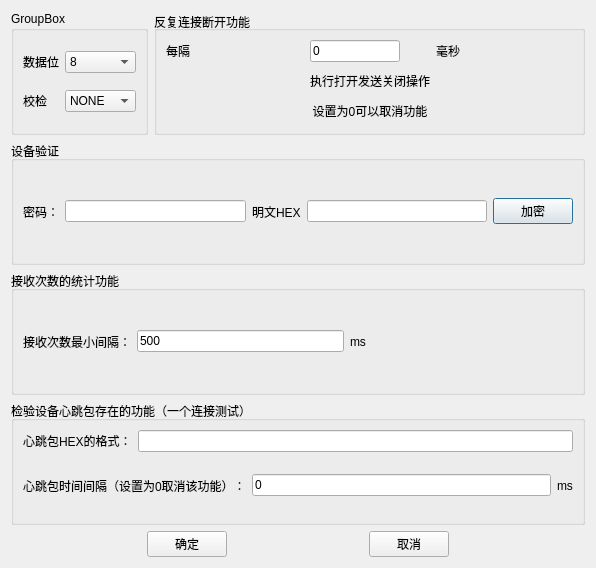
<?xml version="1.0" encoding="UTF-8"?>
<ui version="4.0">
 <class>advanceSetupDialog</class>
 <widget class="QDialog" name="advanceSetupDialog">
  <property name="geometry">
   <rect>
    <x>0</x>
    <y>0</y>
    <width>596</width>
    <height>568</height>
   </rect>
  </property>
  <property name="windowTitle">
   <string>Dialog</string>
  </property>
  <layout class="QGridLayout" name="gridLayout_2">
   <item row="0" column="1">
    <widget class="QGroupBox" name="groupBox_2">
     <property name="title">
      <string>反复连接断开功能</string>
     </property>
     <property name="alignment">
      <set>Qt::AlignLeading|Qt::AlignLeft|Qt::AlignVCenter</set>
     </property>
     <layout class="QGridLayout" name="gridLayout_5">
      <item row="1" column="1">
       <widget class="QLabel" name="label_7">
        <property name="text">
         <string>执行打开发送关闭操作</string>
        </property>
        <property name="alignment">
         <set>Qt::AlignCenter</set>
        </property>
       </widget>
      </item>
      <item row="0" column="1">
       <widget class="QLineEdit" name="gapTime">
        <property name="minimumSize">
         <size>
          <width>85</width>
          <height>0</height>
         </size>
        </property>
        <property name="maximumSize">
         <size>
          <width>90</width>
          <height>16777215</height>
         </size>
        </property>
        <property name="text">
         <string>0</string>
        </property>
       </widget>
      </item>
      <item row="2" column="1">
       <widget class="QLabel" name="label_8">
        <property name="text">
         <string>设置为0可以取消功能</string>
        </property>
        <property name="alignment">
         <set>Qt::AlignCenter</set>
        </property>
       </widget>
      </item>
      <item row="0" column="3">
       <widget class="QLabel" name="label_6">
        <property name="text">
         <string>毫秒</string>
        </property>
       </widget>
      </item>
      <item row="0" column="0">
       <widget class="QLabel" name="label_5">
        <property name="text">
         <string>每隔</string>
        </property>
       </widget>
      </item>
     </layout>
    </widget>
   </item>
   <item row="1" column="0" colspan="2">
    <widget class="QGroupBox" name="groupBox_3">
     <property name="title">
      <string>设备验证</string>
     </property>
     <layout class="QHBoxLayout" name="horizontalLayout_2">
      <item>
       <widget class="QLabel" name="label">
        <property name="text">
         <string>密码：</string>
        </property>
       </widget>
      </item>
      <item>
       <widget class="QLineEdit" name="passwd"/>
      </item>
      <item>
       <widget class="QLabel" name="label_2">
        <property name="text">
         <string>明文HEX</string>
        </property>
       </widget>
      </item>
      <item>
       <widget class="QLineEdit" name="plaintextHEX"/>
      </item>
      <item>
       <widget class="QPushButton" name="pushButton">
        <property name="text">
         <string>加密</string>
        </property>
       </widget>
      </item>
     </layout>
    </widget>
   </item>
   <item row="2" column="0" colspan="2">
    <widget class="QGroupBox" name="groupBox_4">
     <property name="title">
      <string>接收次数的统计功能</string>
     </property>
     <layout class="QVBoxLayout" name="verticalLayout_2">
      <item>
       <layout class="QHBoxLayout" name="horizontalLayout">
        <item>
         <widget class="QLabel" name="label_12">
          <property name="text">
           <string>接收次数最小间隔：</string>
          </property>
         </widget>
        </item>
        <item>
         <widget class="QLineEdit" name="receiveGap">
          <property name="text">
           <string>500</string>
          </property>
         </widget>
        </item>
        <item>
         <widget class="QLabel" name="label_13">
          <property name="text">
           <string>ms</string>
          </property>
         </widget>
        </item>
        <item>
         <spacer name="horizontalSpacer_4">
          <property name="orientation">
           <enum>Qt::Horizontal</enum>
          </property>
          <property name="sizeHint" stdset="0">
           <size>
            <width>40</width>
            <height>20</height>
           </size>
          </property>
         </spacer>
        </item>
       </layout>
      </item>
     </layout>
    </widget>
   </item>
   <item row="3" column="0" colspan="2">
    <widget class="QGroupBox" name="groupBox_5">
     <property name="title">
      <string>检验设备心跳包存在的功能（一个连接测试）</string>
     </property>
     <layout class="QVBoxLayout" name="verticalLayout">
      <item>
       <layout class="QHBoxLayout" name="horizontalLayout_5">
        <item>
         <widget class="QLabel" name="label_9">
          <property name="text">
           <string>心跳包HEX的格式：</string>
          </property>
         </widget>
        </item>
        <item>
         <widget class="QLineEdit" name="heartbeat"/>
        </item>
       </layout>
      </item>
      <item>
       <layout class="QHBoxLayout" name="horizontalLayout_3">
        <item>
         <widget class="QLabel" name="label_10">
          <property name="text">
           <string>心跳包时间间隔（设置为0取消该功能）：</string>
          </property>
         </widget>
        </item>
        <item>
         <widget class="QLineEdit" name="heartbeatGap">
          <property name="text">
           <string>0</string>
          </property>
         </widget>
        </item>
        <item>
         <widget class="QLabel" name="label_11">
          <property name="text">
           <string>ms</string>
          </property>
         </widget>
        </item>
       </layout>
      </item>
     </layout>
    </widget>
   </item>
   <item row="0" column="0">
    <widget class="QGroupBox" name="groupBox">
     <property name="title">
      <string>GroupBox</string>
     </property>
     <layout class="QGridLayout" name="gridLayout_4">
      <item row="0" column="0">
       <widget class="QLabel" name="label_3">
        <property name="text">
         <string>数据位</string>
        </property>
       </widget>
      </item>
      <item row="0" column="1">
       <widget class="QComboBox" name="dataBits">
        <item>
         <property name="text">
          <string>8</string>
         </property>
        </item>
        <item>
         <property name="text">
          <string>7</string>
         </property>
        </item>
        <item>
         <property name="text">
          <string>6</string>
         </property>
        </item>
        <item>
         <property name="text">
          <string>5</string>
         </property>
        </item>
       </widget>
      </item>
      <item row="1" column="0">
       <widget class="QLabel" name="label_4">
        <property name="text">
         <string>校检</string>
        </property>
       </widget>
      </item>
      <item row="1" column="1">
       <widget class="QComboBox" name="check">
        <item>
         <property name="text">
          <string>NONE</string>
         </property>
        </item>
        <item>
         <property name="text">
          <string>ODD</string>
         </property>
        </item>
        <item>
         <property name="text">
          <string>EVEN</string>
         </property>
        </item>
        <item>
         <property name="text">
          <string>MARK</string>
         </property>
        </item>
        <item>
         <property name="text">
          <string>SPACE</string>
         </property>
        </item>
       </widget>
      </item>
     </layout>
    </widget>
   </item>
   <item row="4" column="0" colspan="2">
    <layout class="QHBoxLayout" name="horizontalLayout_4">
     <item>
      <spacer name="horizontalSpacer">
       <property name="orientation">
        <enum>Qt::Horizontal</enum>
       </property>
       <property name="sizeHint" stdset="0">
        <size>
         <width>40</width>
         <height>20</height>
        </size>
       </property>
      </spacer>
     </item>
     <item>
      <widget class="QPushButton" name="confirm">
       <property name="text">
        <string>确定</string>
       </property>
      </widget>
     </item>
     <item>
      <spacer name="horizontalSpacer_2">
       <property name="orientation">
        <enum>Qt::Horizontal</enum>
       </property>
       <property name="sizeHint" stdset="0">
        <size>
         <width>40</width>
         <height>20</height>
        </size>
       </property>
      </spacer>
     </item>
     <item>
      <widget class="QPushButton" name="cancel">
       <property name="text">
        <string>取消</string>
       </property>
      </widget>
     </item>
     <item>
      <spacer name="horizontalSpacer_3">
       <property name="orientation">
        <enum>Qt::Horizontal</enum>
       </property>
       <property name="sizeHint" stdset="0">
        <size>
         <width>40</width>
         <height>20</height>
        </size>
       </property>
      </spacer>
     </item>
    </layout>
   </item>
  </layout>
 </widget>
 <resources/>
 <connections/>
</ui>
